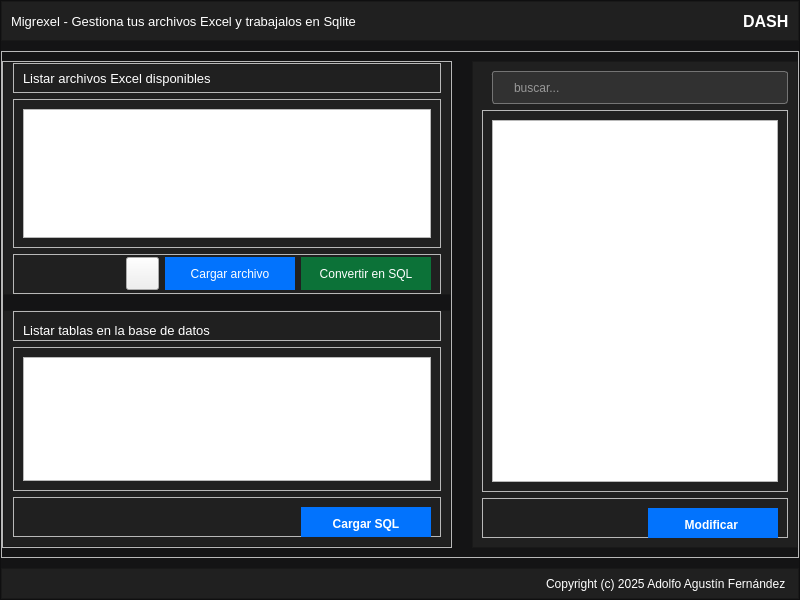
<?xml version="1.0" encoding="UTF-8"?>
<ui version="4.0">
 <class>MainWindow</class>
 <widget class="QMainWindow" name="MainWindow">
  <property name="geometry">
   <rect>
    <x>0</x>
    <y>0</y>
    <width>800</width>
    <height>600</height>
   </rect>
  </property>
  <property name="windowTitle">
   <string>MainWindow</string>
  </property>
  <property name="styleSheet">
   <string notr="true">#Main{
	background-color: rgb(0, 0, 0);
	color: white;
}

#Container{
	background-color: rgb(20, 20, 21);
}

#header{
	background-color: rgb(32, 32, 32);
}

#frame_search {
	border: 1px solid #747474;
	border-radius: 3px;
	background-color: rgb(49, 49, 49);
	margin-left: 10px;
}

#frame_search:hover,
#frame_date:hover {
	background-color: rgb(49, 49, 49);
}

#frame_search:pressed {
	background-color: rgb(49, 49, 49);
}

#search_input {
    color: #fff;
	background-color: rgb(49, 49, 49);
	border: none;
	padding: 5px 10px;
}

#btn_search{
	border:none;
	background-color: none;
}

#lbl_logo,
#lbl_description,
#lbl_excel_disponibles,
#lbl_file_sql{
	color: white;
}

#btn_icon_logo{
	background-color: none;
	border: none;
}

#card_file_sql,
#card_file_xls,
#content_right,
#footer{
	background-color: rgb(32, 32, 32);
}

#btn_convert_sql{
	background-color: #0C7238;
	color: white;
	border: none;
}
#btn_convert_sql:hover{
	background-color: #129652;
	color: white;
	border: none;
}</string>
  </property>
  <widget class="QWidget" name="centralwidget">
   <layout class="QVBoxLayout" name="verticalLayout">
    <property name="spacing">
     <number>0</number>
    </property>
    <property name="leftMargin">
     <number>0</number>
    </property>
    <property name="topMargin">
     <number>0</number>
    </property>
    <property name="rightMargin">
     <number>0</number>
    </property>
    <property name="bottomMargin">
     <number>0</number>
    </property>
    <item>
     <widget class="QFrame" name="Container">
      <property name="frameShape">
       <enum>QFrame::Shape::StyledPanel</enum>
      </property>
      <property name="frameShadow">
       <enum>QFrame::Shadow::Raised</enum>
      </property>
      <layout class="QVBoxLayout" name="verticalLayout_11">
       <property name="spacing">
        <number>10</number>
       </property>
       <property name="leftMargin">
        <number>0</number>
       </property>
       <property name="topMargin">
        <number>0</number>
       </property>
       <property name="rightMargin">
        <number>0</number>
       </property>
       <property name="bottomMargin">
        <number>0</number>
       </property>
       <item>
        <widget class="QFrame" name="header">
         <property name="minimumSize">
          <size>
           <width>0</width>
           <height>40</height>
          </size>
         </property>
         <property name="maximumSize">
          <size>
           <width>16777215</width>
           <height>40</height>
          </size>
         </property>
         <property name="frameShape">
          <enum>QFrame::Shape::StyledPanel</enum>
         </property>
         <property name="frameShadow">
          <enum>QFrame::Shadow::Raised</enum>
         </property>
         <layout class="QHBoxLayout" name="horizontalLayout_9">
          <property name="leftMargin">
           <number>9</number>
          </property>
          <property name="topMargin">
           <number>0</number>
          </property>
          <property name="rightMargin">
           <number>9</number>
          </property>
          <property name="bottomMargin">
           <number>0</number>
          </property>
          <item>
           <widget class="QLabel" name="lbl_description">
            <property name="minimumSize">
             <size>
              <width>0</width>
              <height>0</height>
             </size>
            </property>
            <property name="font">
             <font>
              <pointsize>10</pointsize>
             </font>
            </property>
            <property name="text">
             <string>Migrexel - Gestiona tus archivos Excel y trabajalos en Sqlite</string>
            </property>
           </widget>
          </item>
          <item>
           <widget class="QPushButton" name="btn_sidebar">
            <property name="minimumSize">
             <size>
              <width>30</width>
              <height>30</height>
             </size>
            </property>
            <property name="maximumSize">
             <size>
              <width>30</width>
              <height>30</height>
             </size>
            </property>
            <property name="cursor">
             <cursorShape>PointingHandCursor</cursorShape>
            </property>
            <property name="styleSheet">
             <string notr="true">#btn_sidebar{
    background-color: none;
    border: none;
}

#btn_sidebar:hover{
	background-color: rgb(62, 62, 62);
    border: none;
	border-radius: 3px;
}
</string>
            </property>
            <property name="text">
             <string/>
            </property>
            <property name="icon">
             <iconset resource="../resource.qrc">
              <normaloff>:/icon/assets/icons/white/side_navigation_left_white.svg</normaloff>:/icon/assets/icons/white/side_navigation_left_white.svg</iconset>
            </property>
            <property name="iconSize">
             <size>
              <width>24</width>
              <height>24</height>
             </size>
            </property>
           </widget>
          </item>
          <item>
           <spacer name="horizontalSpacer_">
            <property name="orientation">
             <enum>Qt::Orientation::Horizontal</enum>
            </property>
            <property name="sizeHint" stdset="0">
             <size>
              <width>40</width>
              <height>20</height>
             </size>
            </property>
           </spacer>
          </item>
          <item>
           <widget class="QPushButton" name="btn_icon_logo">
            <property name="minimumSize">
             <size>
              <width>36</width>
              <height>36</height>
             </size>
            </property>
            <property name="maximumSize">
             <size>
              <width>36</width>
              <height>36</height>
             </size>
            </property>
            <property name="text">
             <string/>
            </property>
            <property name="icon">
             <iconset resource="../resource.qrc">
              <normaloff>:/icon/assets/icons/black/icon-excel.svg</normaloff>:/icon/assets/icons/black/icon-excel.svg</iconset>
            </property>
            <property name="iconSize">
             <size>
              <width>36</width>
              <height>36</height>
             </size>
            </property>
           </widget>
          </item>
          <item>
           <widget class="QLabel" name="lbl_logo">
            <property name="font">
             <font>
              <pointsize>12</pointsize>
              <bold>true</bold>
             </font>
            </property>
            <property name="text">
             <string>DASH</string>
            </property>
           </widget>
          </item>
         </layout>
        </widget>
       </item>
       <item>
        <widget class="QFrame" name="body">
         <property name="frameShape">
          <enum>QFrame::Shape::StyledPanel</enum>
         </property>
         <property name="frameShadow">
          <enum>QFrame::Shadow::Raised</enum>
         </property>
         <layout class="QHBoxLayout" name="horizontalLayout_10">
          <property name="spacing">
           <number>20</number>
          </property>
          <property name="leftMargin">
           <number>0</number>
          </property>
          <property name="rightMargin">
           <number>0</number>
          </property>
          <item>
           <widget class="QFrame" name="content_light">
            <property name="minimumSize">
             <size>
              <width>450</width>
              <height>0</height>
             </size>
            </property>
            <property name="maximumSize">
             <size>
              <width>450</width>
              <height>16777215</height>
             </size>
            </property>
            <property name="frameShape">
             <enum>QFrame::Shape::StyledPanel</enum>
            </property>
            <property name="frameShadow">
             <enum>QFrame::Shadow::Raised</enum>
            </property>
            <layout class="QVBoxLayout" name="verticalLayout_12">
             <property name="spacing">
              <number>15</number>
             </property>
             <property name="leftMargin">
              <number>0</number>
             </property>
             <property name="topMargin">
              <number>0</number>
             </property>
             <property name="rightMargin">
              <number>0</number>
             </property>
             <property name="bottomMargin">
              <number>0</number>
             </property>
             <item>
              <widget class="QFrame" name="card_file_xls">
               <property name="minimumSize">
                <size>
                 <width>0</width>
                 <height>0</height>
                </size>
               </property>
               <property name="maximumSize">
                <size>
                 <width>16777215</width>
                 <height>300</height>
                </size>
               </property>
               <property name="frameShape">
                <enum>QFrame::Shape::StyledPanel</enum>
               </property>
               <property name="frameShadow">
                <enum>QFrame::Shadow::Raised</enum>
               </property>
               <layout class="QVBoxLayout" name="verticalLayout_13">
                <property name="topMargin">
                 <number>0</number>
                </property>
                <property name="bottomMargin">
                 <number>0</number>
                </property>
                <item>
                 <widget class="QFrame" name="file_xls_header">
                  <property name="minimumSize">
                   <size>
                    <width>0</width>
                    <height>30</height>
                   </size>
                  </property>
                  <property name="maximumSize">
                   <size>
                    <width>16777215</width>
                    <height>30</height>
                   </size>
                  </property>
                  <property name="frameShape">
                   <enum>QFrame::Shape::StyledPanel</enum>
                  </property>
                  <property name="frameShadow">
                   <enum>QFrame::Shadow::Raised</enum>
                  </property>
                  <layout class="QHBoxLayout" name="horizontalLayout_11">
                   <property name="topMargin">
                    <number>0</number>
                   </property>
                   <property name="bottomMargin">
                    <number>0</number>
                   </property>
                   <item>
                    <widget class="QLabel" name="lbl_excel_disponibles">
                     <property name="font">
                      <font>
                       <pointsize>10</pointsize>
                      </font>
                     </property>
                     <property name="text">
                      <string>Listar archivos Excel disponibles</string>
                     </property>
                    </widget>
                   </item>
                  </layout>
                 </widget>
                </item>
                <item>
                 <widget class="QFrame" name="file_xls_body">
                  <property name="frameShape">
                   <enum>QFrame::Shape::StyledPanel</enum>
                  </property>
                  <property name="frameShadow">
                   <enum>QFrame::Shadow::Raised</enum>
                  </property>
                  <layout class="QVBoxLayout" name="verticalLayout_14">
                   <property name="spacing">
                    <number>6</number>
                   </property>
                   <property name="leftMargin">
                    <number>9</number>
                   </property>
                   <property name="topMargin">
                    <number>9</number>
                   </property>
                   <property name="rightMargin">
                    <number>9</number>
                   </property>
                   <property name="bottomMargin">
                    <number>9</number>
                   </property>
                   <item>
                    <widget class="QListWidget" name="listWidget_file_xls">
                     <property name="minimumSize">
                      <size>
                       <width>0</width>
                       <height>0</height>
                      </size>
                     </property>
                     <property name="maximumSize">
                      <size>
                       <width>16777215</width>
                       <height>16777215</height>
                      </size>
                     </property>
                    </widget>
                   </item>
                  </layout>
                 </widget>
                </item>
                <item>
                 <widget class="QFrame" name="file_xls_footer">
                  <property name="minimumSize">
                   <size>
                    <width>0</width>
                    <height>40</height>
                   </size>
                  </property>
                  <property name="maximumSize">
                   <size>
                    <width>16777215</width>
                    <height>40</height>
                   </size>
                  </property>
                  <property name="frameShape">
                   <enum>QFrame::Shape::StyledPanel</enum>
                  </property>
                  <property name="frameShadow">
                   <enum>QFrame::Shadow::Raised</enum>
                  </property>
                  <layout class="QHBoxLayout" name="horizontalLayout_12">
                   <property name="topMargin">
                    <number>0</number>
                   </property>
                   <property name="bottomMargin">
                    <number>0</number>
                   </property>
                   <item>
                    <spacer name="horizontalSpacer_2">
                     <property name="orientation">
                      <enum>Qt::Orientation::Horizontal</enum>
                     </property>
                     <property name="sizeHint" stdset="0">
                      <size>
                       <width>40</width>
                       <height>20</height>
                      </size>
                     </property>
                    </spacer>
                   </item>
                   <item>
                    <widget class="QPushButton" name="btn_delete_file">
                     <property name="minimumSize">
                      <size>
                       <width>33</width>
                       <height>33</height>
                      </size>
                     </property>
                     <property name="maximumSize">
                      <size>
                       <width>33</width>
                       <height>33</height>
                      </size>
                     </property>
                     <property name="toolTip">
                      <string>Eliminar archivo</string>
                     </property>
                     <property name="styleSheet">
                      <string notr="true">#btn_delete_file{
color: white;
background-color: none;
border: none;
}

#btn_delete_file:hover{
background-color: rgb(238, 40, 5);
}
</string>
                     </property>
                     <property name="text">
                      <string/>
                     </property>
                     <property name="icon">
                      <iconset resource="../resource.qrc">
                       <normaloff>:/icon/assets/icons/white/scan_delete_white.svg</normaloff>:/icon/assets/icons/white/scan_delete_white.svg</iconset>
                     </property>
                     <property name="iconSize">
                      <size>
                       <width>30</width>
                       <height>30</height>
                      </size>
                     </property>
                    </widget>
                   </item>
                   <item>
                    <widget class="QPushButton" name="btn_upload">
                     <property name="minimumSize">
                      <size>
                       <width>130</width>
                       <height>33</height>
                      </size>
                     </property>
                     <property name="maximumSize">
                      <size>
                       <width>130</width>
                       <height>33</height>
                      </size>
                     </property>
                     <property name="toolTip">
                      <string>Cargar archivo Excel</string>
                     </property>
                     <property name="styleSheet">
                      <string notr="true">#btn_upload{
background-color: #0273fd;
color: white;
border: none;
}

#btn_upload:hover{
background-color: #318af8;
}
</string>
                     </property>
                     <property name="text">
                      <string>Cargar archivo</string>
                     </property>
                     <property name="icon">
                      <iconset resource="../resource.qrc">
                       <normaloff>:/icon/assets/icons/white/upload_file_white.svg</normaloff>:/icon/assets/icons/white/upload_file_white.svg</iconset>
                     </property>
                     <property name="iconSize">
                      <size>
                       <width>30</width>
                       <height>30</height>
                      </size>
                     </property>
                    </widget>
                   </item>
                   <item>
                    <widget class="QPushButton" name="btn_convert_sql">
                     <property name="minimumSize">
                      <size>
                       <width>130</width>
                       <height>33</height>
                      </size>
                     </property>
                     <property name="maximumSize">
                      <size>
                       <width>130</width>
                       <height>33</height>
                      </size>
                     </property>
                     <property name="text">
                      <string>Convertir en SQL</string>
                     </property>
                    </widget>
                   </item>
                  </layout>
                 </widget>
                </item>
               </layout>
              </widget>
             </item>
             <item>
              <widget class="QFrame" name="card_file_sql">
               <property name="minimumSize">
                <size>
                 <width>0</width>
                 <height>0</height>
                </size>
               </property>
               <property name="maximumSize">
                <size>
                 <width>16777215</width>
                 <height>300</height>
                </size>
               </property>
               <property name="frameShape">
                <enum>QFrame::Shape::StyledPanel</enum>
               </property>
               <property name="frameShadow">
                <enum>QFrame::Shadow::Raised</enum>
               </property>
               <layout class="QVBoxLayout" name="verticalLayout_15">
                <property name="topMargin">
                 <number>0</number>
                </property>
                <property name="bottomMargin">
                 <number>9</number>
                </property>
                <item>
                 <widget class="QFrame" name="file_sql_header">
                  <property name="minimumSize">
                   <size>
                    <width>0</width>
                    <height>30</height>
                   </size>
                  </property>
                  <property name="maximumSize">
                   <size>
                    <width>16777215</width>
                    <height>30</height>
                   </size>
                  </property>
                  <property name="frameShape">
                   <enum>QFrame::Shape::StyledPanel</enum>
                  </property>
                  <property name="frameShadow">
                   <enum>QFrame::Shadow::Raised</enum>
                  </property>
                  <layout class="QVBoxLayout" name="verticalLayout_16">
                   <property name="bottomMargin">
                    <number>0</number>
                   </property>
                   <item>
                    <widget class="QLabel" name="lbl_file_sql">
                     <property name="font">
                      <font>
                       <pointsize>10</pointsize>
                      </font>
                     </property>
                     <property name="text">
                      <string>Listar tablas en la base de datos</string>
                     </property>
                    </widget>
                   </item>
                  </layout>
                 </widget>
                </item>
                <item>
                 <widget class="QFrame" name="file_sql_body">
                  <property name="frameShape">
                   <enum>QFrame::Shape::StyledPanel</enum>
                  </property>
                  <property name="frameShadow">
                   <enum>QFrame::Shadow::Raised</enum>
                  </property>
                  <layout class="QVBoxLayout" name="verticalLayout_17">
                   <item>
                    <widget class="QListWidget" name="listWidget_sql"/>
                   </item>
                  </layout>
                 </widget>
                </item>
                <item>
                 <widget class="QFrame" name="file_sql_footer">
                  <property name="minimumSize">
                   <size>
                    <width>0</width>
                    <height>40</height>
                   </size>
                  </property>
                  <property name="maximumSize">
                   <size>
                    <width>16777215</width>
                    <height>40</height>
                   </size>
                  </property>
                  <property name="frameShape">
                   <enum>QFrame::Shape::StyledPanel</enum>
                  </property>
                  <property name="frameShadow">
                   <enum>QFrame::Shadow::Raised</enum>
                  </property>
                  <layout class="QHBoxLayout" name="horizontalLayout_13">
                   <item>
                    <spacer name="horizontalSpacer">
                     <property name="orientation">
                      <enum>Qt::Orientation::Horizontal</enum>
                     </property>
                     <property name="sizeHint" stdset="0">
                      <size>
                       <width>40</width>
                       <height>20</height>
                      </size>
                     </property>
                    </spacer>
                   </item>
                   <item>
                    <widget class="QPushButton" name="btn_load_sql">
                     <property name="minimumSize">
                      <size>
                       <width>130</width>
                       <height>33</height>
                      </size>
                     </property>
                     <property name="maximumSize">
                      <size>
                       <width>130</width>
                       <height>33</height>
                      </size>
                     </property>
                     <property name="font">
                      <font>
                       <bold>true</bold>
                      </font>
                     </property>
                     <property name="styleSheet">
                      <string notr="true">#btn_load_sql{
background-color: #0273fd;
color: white;
border: none;
}

#btn_load_sql:hover{
background-color: #318af8;
}

</string>
                     </property>
                     <property name="text">
                      <string>Cargar SQL</string>
                     </property>
                    </widget>
                   </item>
                  </layout>
                 </widget>
                </item>
               </layout>
              </widget>
             </item>
            </layout>
           </widget>
          </item>
          <item>
           <widget class="QFrame" name="content_right">
            <property name="minimumSize">
             <size>
              <width>0</width>
              <height>0</height>
             </size>
            </property>
            <property name="maximumSize">
             <size>
              <width>800</width>
              <height>16777215</height>
             </size>
            </property>
            <property name="frameShape">
             <enum>QFrame::Shape::StyledPanel</enum>
            </property>
            <property name="frameShadow">
             <enum>QFrame::Shadow::Raised</enum>
            </property>
            <layout class="QVBoxLayout" name="verticalLayout_18">
             <item>
              <widget class="QFrame" name="frame_search">
               <property name="minimumSize">
                <size>
                 <width>0</width>
                 <height>33</height>
                </size>
               </property>
               <property name="maximumSize">
                <size>
                 <width>600</width>
                 <height>33</height>
                </size>
               </property>
               <property name="frameShape">
                <enum>QFrame::Shape::StyledPanel</enum>
               </property>
               <property name="frameShadow">
                <enum>QFrame::Shadow::Raised</enum>
               </property>
               <layout class="QHBoxLayout" name="horizontalLayout_14">
                <property name="topMargin">
                 <number>0</number>
                </property>
                <property name="bottomMargin">
                 <number>0</number>
                </property>
                <item>
                 <widget class="QLineEdit" name="search_input">
                  <property name="minimumSize">
                   <size>
                    <width>0</width>
                    <height>23</height>
                   </size>
                  </property>
                  <property name="maximumSize">
                   <size>
                    <width>16777215</width>
                    <height>23</height>
                   </size>
                  </property>
                  <property name="placeholderText">
                   <string>buscar...</string>
                  </property>
                 </widget>
                </item>
                <item>
                 <widget class="QPushButton" name="btn_search">
                  <property name="minimumSize">
                   <size>
                    <width>33</width>
                    <height>33</height>
                   </size>
                  </property>
                  <property name="maximumSize">
                   <size>
                    <width>33</width>
                    <height>33</height>
                   </size>
                  </property>
                  <property name="text">
                   <string/>
                  </property>
                  <property name="icon">
                   <iconset resource="../resource.qrc">
                    <normaloff>:/icon/assets/icons/white/search-white.svg</normaloff>:/icon/assets/icons/white/search-white.svg</iconset>
                  </property>
                 </widget>
                </item>
               </layout>
              </widget>
             </item>
             <item>
              <widget class="QFrame" name="view_data_body">
               <property name="frameShape">
                <enum>QFrame::Shape::StyledPanel</enum>
               </property>
               <property name="frameShadow">
                <enum>QFrame::Shadow::Raised</enum>
               </property>
               <layout class="QVBoxLayout" name="verticalLayout_19">
                <item>
                 <widget class="QTableView" name="tableView_data"/>
                </item>
               </layout>
              </widget>
             </item>
             <item>
              <widget class="QFrame" name="view_data_footer">
               <property name="minimumSize">
                <size>
                 <width>0</width>
                 <height>40</height>
                </size>
               </property>
               <property name="maximumSize">
                <size>
                 <width>16777215</width>
                 <height>40</height>
                </size>
               </property>
               <property name="frameShape">
                <enum>QFrame::Shape::StyledPanel</enum>
               </property>
               <property name="frameShadow">
                <enum>QFrame::Shadow::Raised</enum>
               </property>
               <layout class="QHBoxLayout" name="horizontalLayout_15">
                <item>
                 <spacer name="horizontalSpacer_3">
                  <property name="orientation">
                   <enum>Qt::Orientation::Horizontal</enum>
                  </property>
                  <property name="sizeHint" stdset="0">
                   <size>
                    <width>40</width>
                    <height>20</height>
                   </size>
                  </property>
                 </spacer>
                </item>
                <item>
                 <widget class="QPushButton" name="btn_edit">
                  <property name="minimumSize">
                   <size>
                    <width>130</width>
                    <height>33</height>
                   </size>
                  </property>
                  <property name="maximumSize">
                   <size>
                    <width>130</width>
                    <height>33</height>
                   </size>
                  </property>
                  <property name="font">
                   <font>
                    <bold>true</bold>
                   </font>
                  </property>
                  <property name="styleSheet">
                   <string notr="true">#btn_edit{
background-color: #0273fd;
color: white;
border: none;
}

#btn_edit:hover{
background-color: #318af8;
}

</string>
                  </property>
                  <property name="text">
                   <string>Modificar </string>
                  </property>
                 </widget>
                </item>
               </layout>
              </widget>
             </item>
            </layout>
           </widget>
          </item>
         </layout>
        </widget>
       </item>
       <item>
        <widget class="QFrame" name="footer">
         <property name="minimumSize">
          <size>
           <width>0</width>
           <height>31</height>
          </size>
         </property>
         <property name="maximumSize">
          <size>
           <width>16777215</width>
           <height>30</height>
          </size>
         </property>
         <property name="frameShape">
          <enum>QFrame::Shape::StyledPanel</enum>
         </property>
         <property name="frameShadow">
          <enum>QFrame::Shadow::Raised</enum>
         </property>
         <layout class="QHBoxLayout" name="horizontalLayout_16">
          <property name="topMargin">
           <number>0</number>
          </property>
          <property name="bottomMargin">
           <number>0</number>
          </property>
          <item>
           <spacer name="horizontalSpacer_4">
            <property name="orientation">
             <enum>Qt::Orientation::Horizontal</enum>
            </property>
            <property name="sizeHint" stdset="0">
             <size>
              <width>40</width>
              <height>20</height>
             </size>
            </property>
           </spacer>
          </item>
          <item>
           <widget class="QLabel" name="label_2">
            <property name="styleSheet">
             <string notr="true">color: rgb(255, 255, 255);</string>
            </property>
            <property name="text">
             <string>Copyright (c) 2025 Adolfo Agustín Fernández </string>
            </property>
           </widget>
          </item>
         </layout>
        </widget>
       </item>
      </layout>
     </widget>
    </item>
   </layout>
  </widget>
 </widget>
 <resources>
  <include location="../resource.qrc"/>
 </resources>
 <connections/>
</ui>
